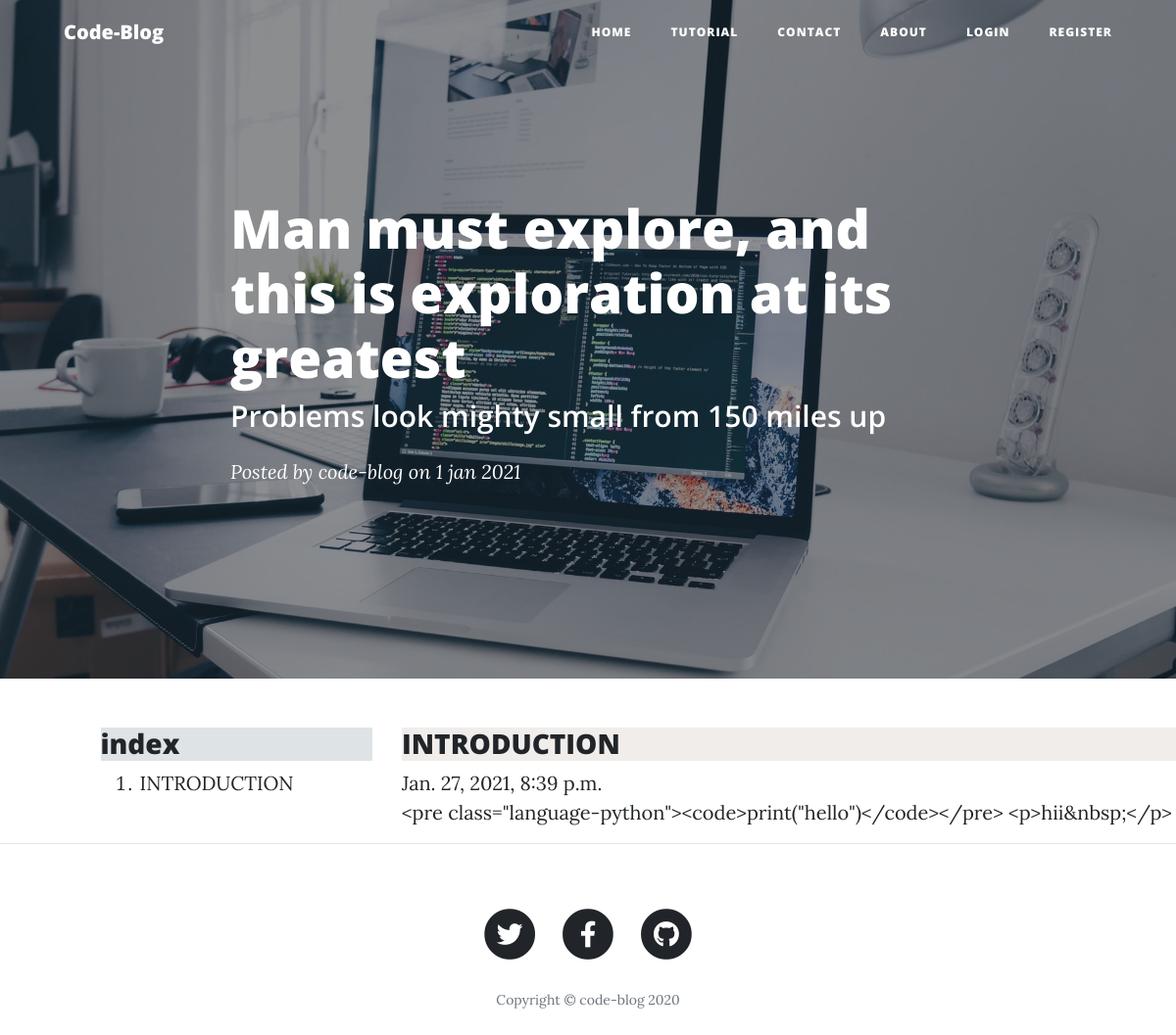
/4, run on the app's committed database.
### main/models.py (models this page shows, shortened)
class Tutorial(models.Model):
    tutorial_title = models.CharField(max_length=100)
    tutorial_content = tinymce_models.HTMLField()
    title = models.ForeignKey(item, default=1, on_delete=models.SET_DEFAULT)
    tutorial_slug = models.CharField(max_length=120, default=1)
    tutorial_published = models.DateTimeField('date published', default=dt.datetime.now)

### main/views.py (the view)
# urls.py: path('<my_slug>',views.my_slug, name='my_slug'),
def my_slug(request, my_slug):
    tutorials = [t.tutorial_slug for t in Tutorial.objects.all()]
    if my_slug in tutorials:
        this_tutorial = Tutorial.objects.get(tutorial_slug = my_slug)
        tutorial_from_series = Tutorial.objects.filter(title__title =this_tutorial.title).order_by('tutorial_published')
        this_tutorial_idx = list(tutorial_from_series).index(this_tutorial)
    return render(
        request,
        'post.html',
        {
            'tutorial':this_tutorial,
            'sidebar':tutorial_from_series,
            'this_tutorial_idx':this_tutorial_idx
        })

### main/models.py (called while the page is built)
    def __str__(self):
        return self.title

### main/templates/post.html (shortened to what this page needs)
{% extends 'base.html' %}
{%block body %}
  <header class="masthead" style="background-image: url('static/img/bgpst.jpg')">
    <div class="overlay"></div>
    <div class="container">
      <div class="row">
        <div class="col-lg-8 col-md-10 mx-auto">
          <div class="post-heading">
            <h1>Man must explore, and this is exploration at its greatest</h1>
            <h2 class="subheading">Problems look mighty small from 150 miles up</h2>
            <span class="meta">Posted by
              <a href="#">code-blog</a>
              on 1 jan 2021</span>
          </div>
        </div>
      </div>
    </div>
  </header>
 <div class="row">
<div class="col-md-1"></div>
   <div class="col-md-3" >
     <h3 style="background-color: rgb(222, 227, 230);">
     index
    </h3>
    <ol>
      {% for tutorial in sidebar %}
      <li><a href="/{{tutorial.tutorial_slug}}">{{tutorial.tutorial_title}}</a></li>
      {% endfor %}
    </ol>
   </div>
     <div class="col-md-8"  >
      <h3 style="background-color: rgb(240, 237, 235);">
       {{tutorial.tutorial_title}}
      </h3>
      {{tutorial.tutorial_published}}
     {{tutorial.tutorial_content}}
    </div>
 </div>
  <hr>
{%endblock body%}

### data on the page
Tutorial: tutorial_title "INTRODUCTION", tutorial_published "Jan. 27, 2021, 8:39 p.m.", tutorial_content "<pre class=\"language-python\"><code>print(\"hello\")</code></pre> <p>hii&nbsp;</p>"
